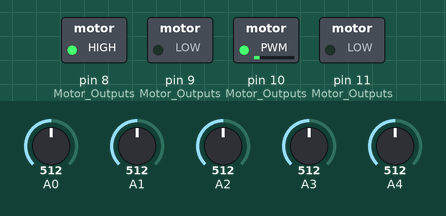
Bench run of a sketch on a simulated Arduino Uno, built with avr-gcc and run on an emulated ATmega328P. Parts: switched loads named in the sketch (green lamp = pin HIGH). Inputs (shaded band) come from the test bench; at power-on: A0 = 512, A1 = 512, A2 = 512, A3 = 512, A4 = 512.

Above: at 1.2 s.
1.3 s: A0 set to 836
2.8 s: A0 set to 861
At 3.5 s:
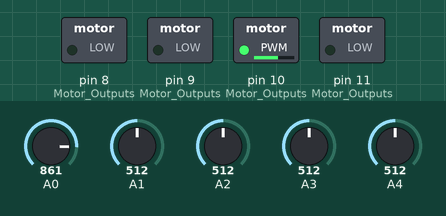
4.3 s: A1 set to 992
At 4.7 s:
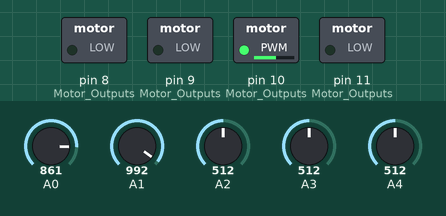
5.8 s: A2 set to 992
At 7.0 s:
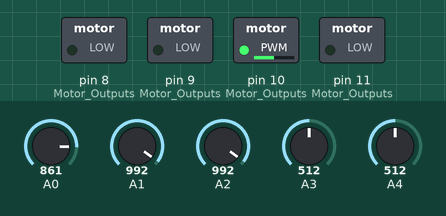
7.3 s: A2 set to 716
At 8.2 s:
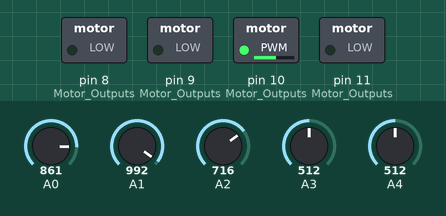
Timing chart, 0 to 9.8 s (numbered marks = the images above; inputs shaded):
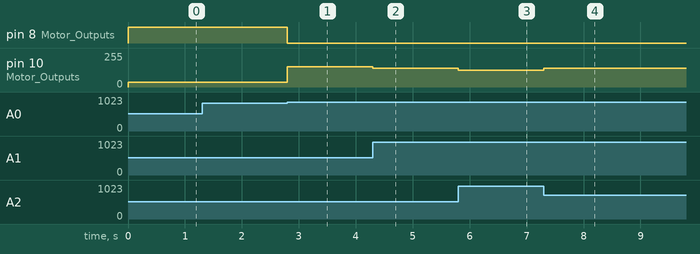

The sketch:

sketch_sep28b.ino
```cpp
int cut = 850;
float kp = 13.0;
int motorSpeed = 100;

float error = 0.0;

int sensor[8] = {0, 0, 0, 0, 0, 0, 0, 0};

void setup() {
  // put your setup code here, to run once:
  pinMode(8, OUTPUT);  //Motor Outputs
  pinMode(9, OUTPUT);  //Motor Outputs
  pinMode(10, OUTPUT);  //Motor Outputs
  pinMode(11, OUTPUT);  //Motor Outputs


}
void loop() {
  // put your main code here, to run repeatedly:
forward();
}
void readSensorValue() {
  sensor[0] = analogRead(A0)/cut;
  sensor[1] = analogRead(A1)/cut;
  sensor[2] = analogRead(A2)/cut;
  sensor[3] = analogRead(A3)/cut;
  sensor[4] = analogRead(A4)/cut;
 // sensor[5] = analogRead(A5)/cut;

}


void forward() {
  readSensorValue();

  if((sensor[0]==0)&&(sensor[1]==0)&&(sensor[2]==0)&&(sensor[3]==0)&&(sensor[4]==1))
    error=4;
  else if((sensor[0]==0)&&(sensor[1]==0)&&(sensor[2]==0)&&(sensor[3]==1)&&(sensor[4]==1))
    error=3;
  else if((sensor[0]==0)&&(sensor[1]==0)&&(sensor[2]==1)&&(sensor[3]==1)&&(sensor[4]==1))
    error=2;
  else if((sensor[0]==0)&&(sensor[1]==0)&&(sensor[2]==1)&&(sensor[3]==1)&&(sensor[4]==0))
    error=1;
  else if((sensor[0]==0)&&(sensor[1]==1)&&(sensor[2]==1)&&(sensor[3]==1)&&(sensor[4]==0))
    error=0;
  else if((sensor[0]==0)&&(sensor[1]==1)&&(sensor[2]==1)&&(sensor[3]==0)&&(sensor[4]==0))
    error=-1;
  else if((sensor[0]==1)&&(sensor[1]==1)&&(sensor[2]==1)&&(sensor[3]==0)&&(sensor[4]==0))
    error=-2;
  else if((sensor[0]==1)&&(sensor[1]==1)&&(sensor[2]==0)&&(sensor[3]==0)&&(sensor[4]==0))
    error=-3;
  else if((sensor[0]==1)&&(sensor[1]==0)&&(sensor[2]==0)&&(sensor[3]==0)&&(sensor[4]==0))
    error=-4;
  else if((sensor[0]==0)&&(sensor[1]==0)&&(sensor[2]==0)&&(sensor[3]==0)&&(sensor[4]==0))
    if(error==-4)
      error=-5;
    else
      error=5;

  analogWrite(8, (motorSpeed + (kp * error)));
  analogWrite(9, 0);
  analogWrite(10, (motorSpeed - (kp * error)));
  analogWrite(11, 0);
}
```

Measured:
- the behaviour switches between 849 and 850 on A0 (found by bisection; images 0 and 1)
- after the input at 1.3 s, every drawn part: stays the same
- after the input at 2.8 s, pin 8 (Motor_Outputs): HIGH → LOW at once; pin 10 (Motor_Outputs): 35/255 → 152/255 at once
- after the input at 4.3 s, pin 10 (Motor_Outputs): 152/255 → 139/255 at once
- after the input at 5.8 s, pin 10 (Motor_Outputs): 139/255 → 126/255 at once
- after the input at 7.3 s, pin 10 (Motor_Outputs): 126/255 → 139/255 at once
